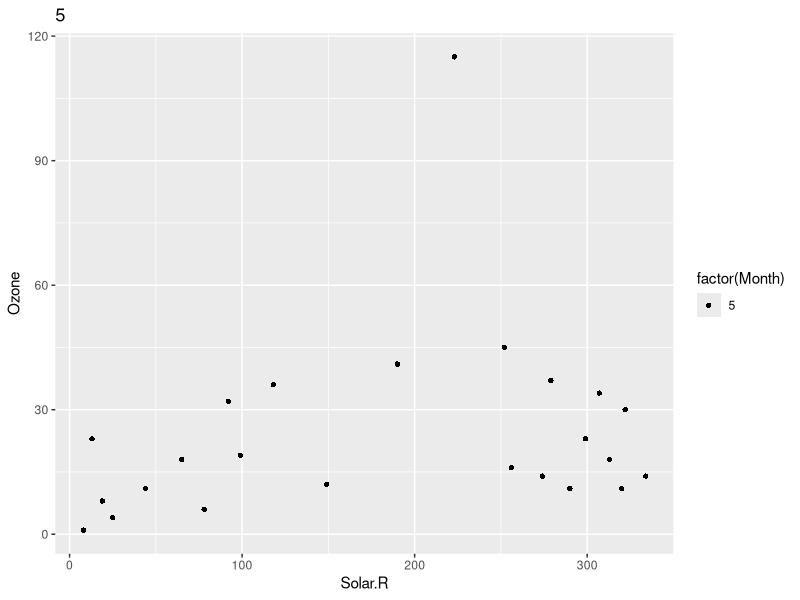
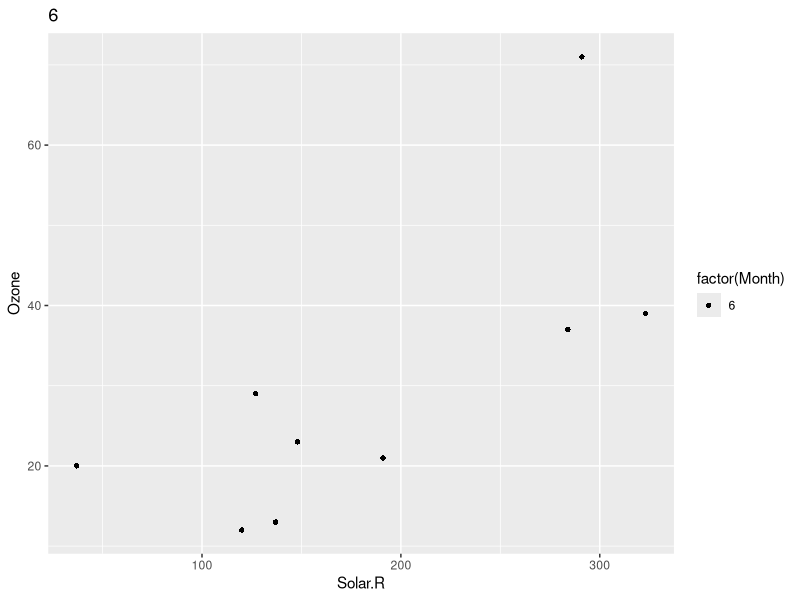
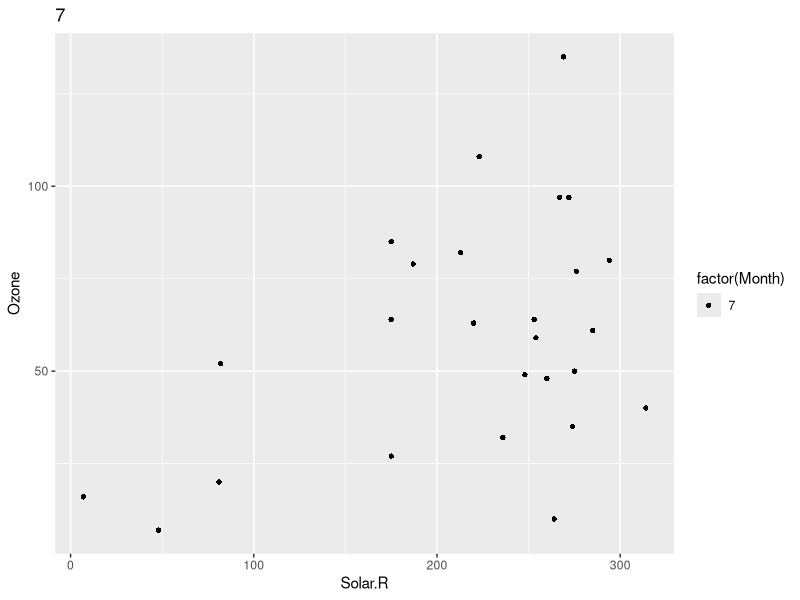
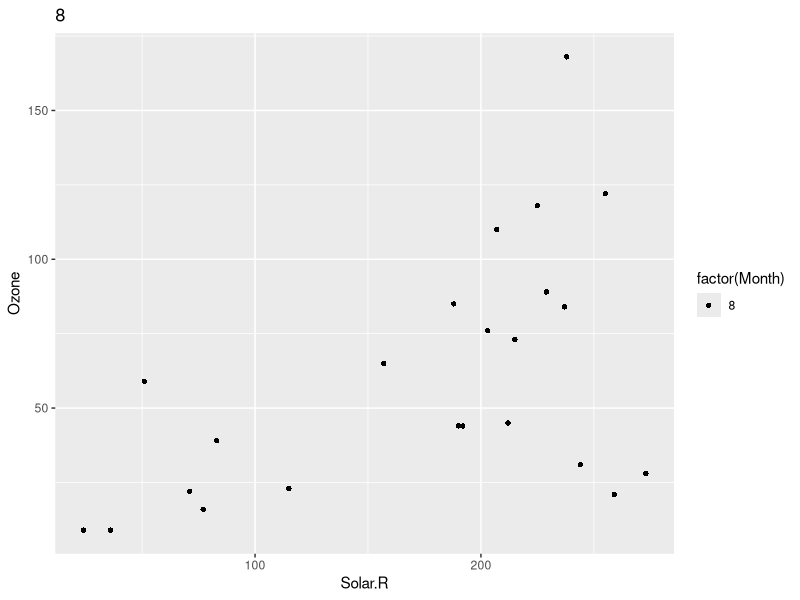
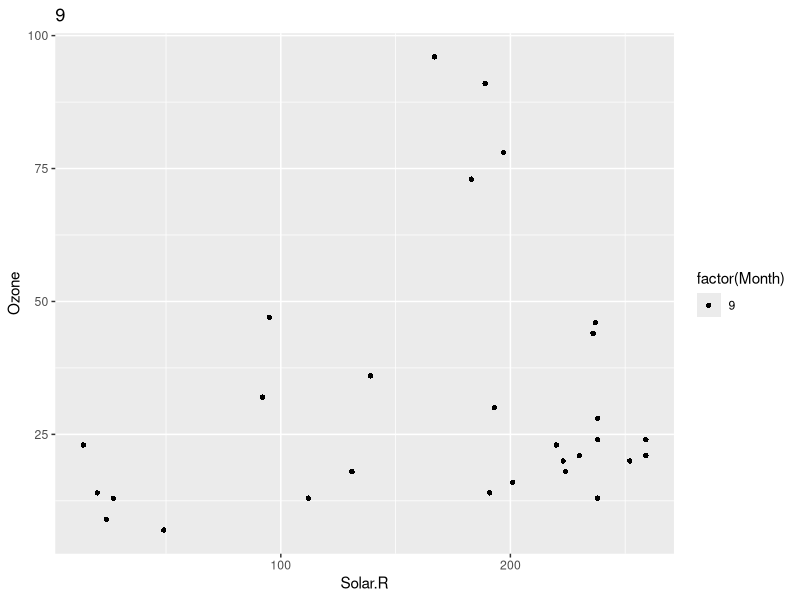
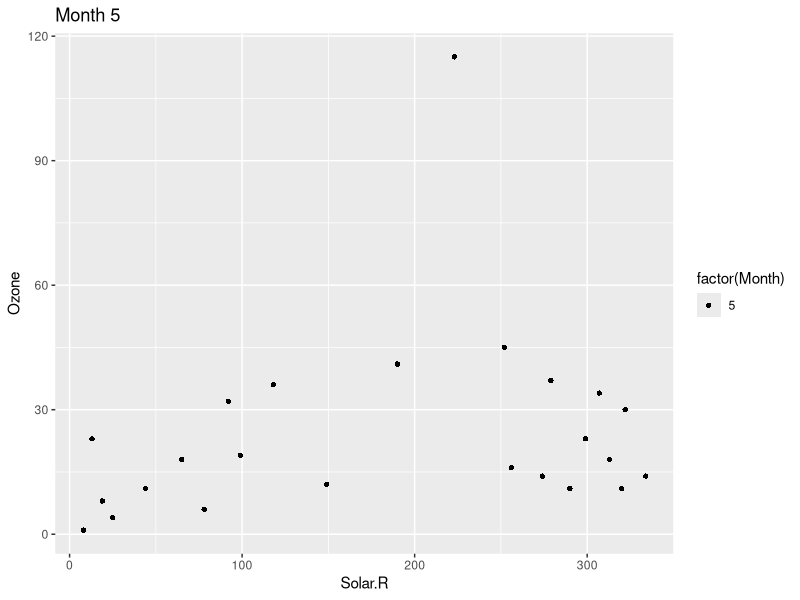
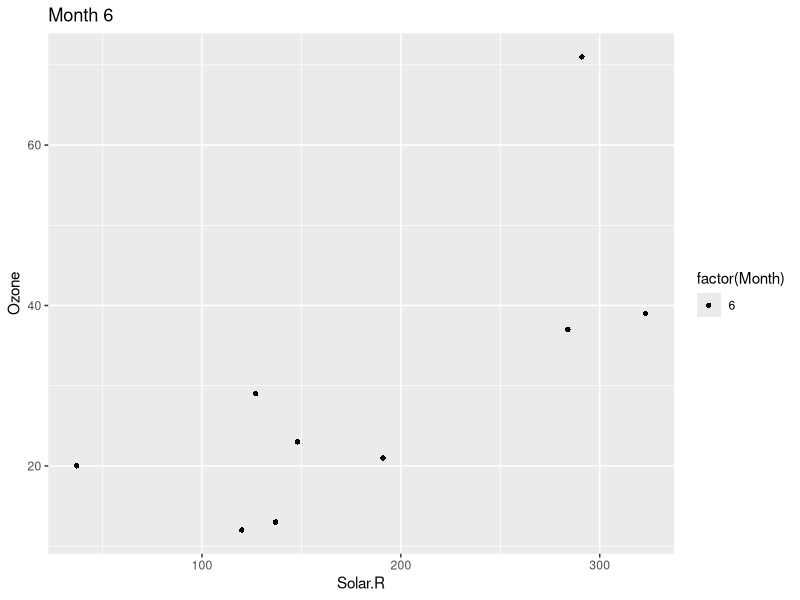
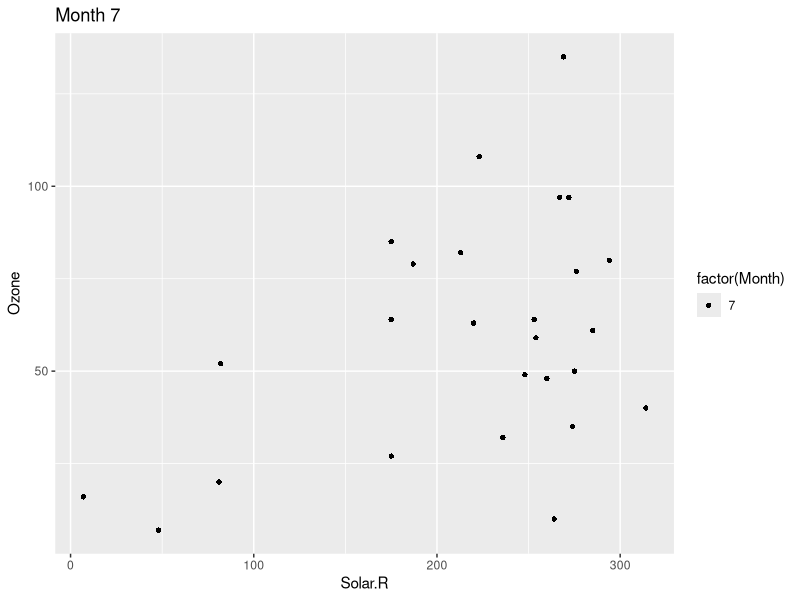

These figures' R source, in order:
# Loading necessary libraries
library(tidyverse)

# Fetching data
data <- airquality

# Data Cleaning - Remove rows with NA
data <- data %>%
 filter(!is.na(Ozone), !is.na(Solar.R), !is.na(Wind), !is.na(Temp), !is.na(Month), !is.na(Day))

# Define a function to calculate the average Solar Radiation for each month
calculate_average_solar <- function(data, month) {
 data %>%
  filter(Month == month) %>%
  summarise(Average_Solar_Radiation = mean(Solar.R, na.rm = TRUE))
}

# Calculate average Solar Radiation for each month
avg_solar_may <- calculate_average_solar(data, 5)
avg_solar_june <- calculate_average_solar(data, 6)
avg_solar_july <- calculate_average_solar(data, 7)
avg_solar_august <- calculate_average_solar(data, 8)
avg_solar_september <- calculate_average_solar(data, 9)

# Print the results
print(paste("Average Solar Radiation for May: ", avg_solar_may$Average_Solar_Radiation))
print(paste("Average Solar Radiation for June: ", avg_solar_june$Average_Solar_Radiation))
print(paste("Average Solar Radiation for July: ", avg_solar_july$Average_Solar_Radiation))
print(paste("Average Solar Radiation for August: ", avg_solar_august$Average_Solar_Radiation))
print(paste("Average Solar Radiation for September: ", avg_solar_september$Average_Solar_Radiation))

# Define a function to calculate the correlation between Ozone and Solar Radiation for each month
calculate_correlation <- function(data, month) {
 data %>%
  filter(Month == month) %>%
  summarise(Correlation = cor(Ozone, Solar.R, use = "complete.obs"))
}

# Calculate correlation for each month
correlation_may <- calculate_correlation(data, 5)
correlation_june <- calculate_correlation(data, 6)
correlation_july <- calculate_correlation(data, 7)
correlation_august <- calculate_correlation(data, 8)
correlation_september <- calculate_correlation(data, 9)

# Print the results
print(paste("Correlation for May: ", correlation_may$Correlation))
print(paste("Correlation for June: ", correlation_june$Correlation))
print(paste("Correlation for July: ", correlation_july$Correlation))
print(paste("Correlation for August: ", correlation_august$Correlation))
print(paste("Correlation for September: ", correlation_september$Correlation))

# Define a function to save plots
save_monthly_plot <- function(data, month, filename) {
 plot_data <- data %>%
  filter(Month == month)
 
 g <- ggplot(plot_data, aes(x = Solar.R, y = Ozone, shape = factor(Month))) +
  geom_point() +
  ggtitle(month)
 
 ggsave(filename, g)
}

# Save plots for each month
save_monthly_plot(data, 5, "plot_may.png")
save_monthly_plot(data, 6, "plot_june.png")
save_monthly_plot(data, 7, "plot_july.png")
save_monthly_plot(data, 8, "plot_august.png")
save_monthly_plot(data, 9, "plot_september.png")

# Save data
write.csv(data, "cleaned_data.csv", row.names = FALSE)


# Take Two with purrr ----

# Loading necessary libraries
library(tidyverse)

# Fetching data
data <- airquality

# Data Cleaning - Remove rows with NA
data <- data %>%
 filter(!is.na(Ozone), !is.na(Solar.R), !is.na(Wind), !is.na(Temp), !is.na(Month), !is.na(Day))

# Define a function to calculate the average Solar Radiation for each month
calculate_average_solar <- function(data, month) {
 data %>%
  filter(Month == month) %>%
  summarise(Average_Solar_Radiation = mean(Solar.R, na.rm = TRUE))
}

# Calculate average Solar Radiation for each month using purrr::map_dbl
months <- 5:9
avg_solar <- map_dbl(months, ~ calculate_average_solar(data, .x)$Average_Solar_Radiation)

# Print the results
map2(months, avg_solar, ~ cat("Average Solar Radiation for Month", .x, ":", .y, "\n"))

# Define a function to calculate the correlation between Ozone and Solar Radiation for each month
calculate_correlation <- function(data, month) {
 data %>%
  filter(Month == month) %>%
  summarise(Correlation = cor(Ozone, Solar.R, use = "complete.obs"))
}

# Calculate correlation for each month using purrr::map_dbl
correlation <- map_dbl(months, ~ calculate_correlation(data, .x)$Correlation)

# Print the results
map2(months, correlation, ~ cat("Correlation for Month", .x, ":", .y, "\n"))

# Define a function to save plots
save_monthly_plot <- function(data, month, filename) {
 plot_data <- data %>%
  filter(Month == month)
 
 g <- ggplot(plot_data, aes(x = Solar.R, y = Ozone, shape = factor(Month))) +
  geom_point() +
  ggtitle(paste("Month", month))
 
 ggsave(filename, g)
}

# Save plots for each month using purrr::walk
map2(months, c("May", "June", "July", "August", "September"), ~ save_monthly_plot(data, .x, paste("plot_", .x, ".png")))

# Save data
write.csv(data, "cleaned_data.csv", row.names = FALSE)
